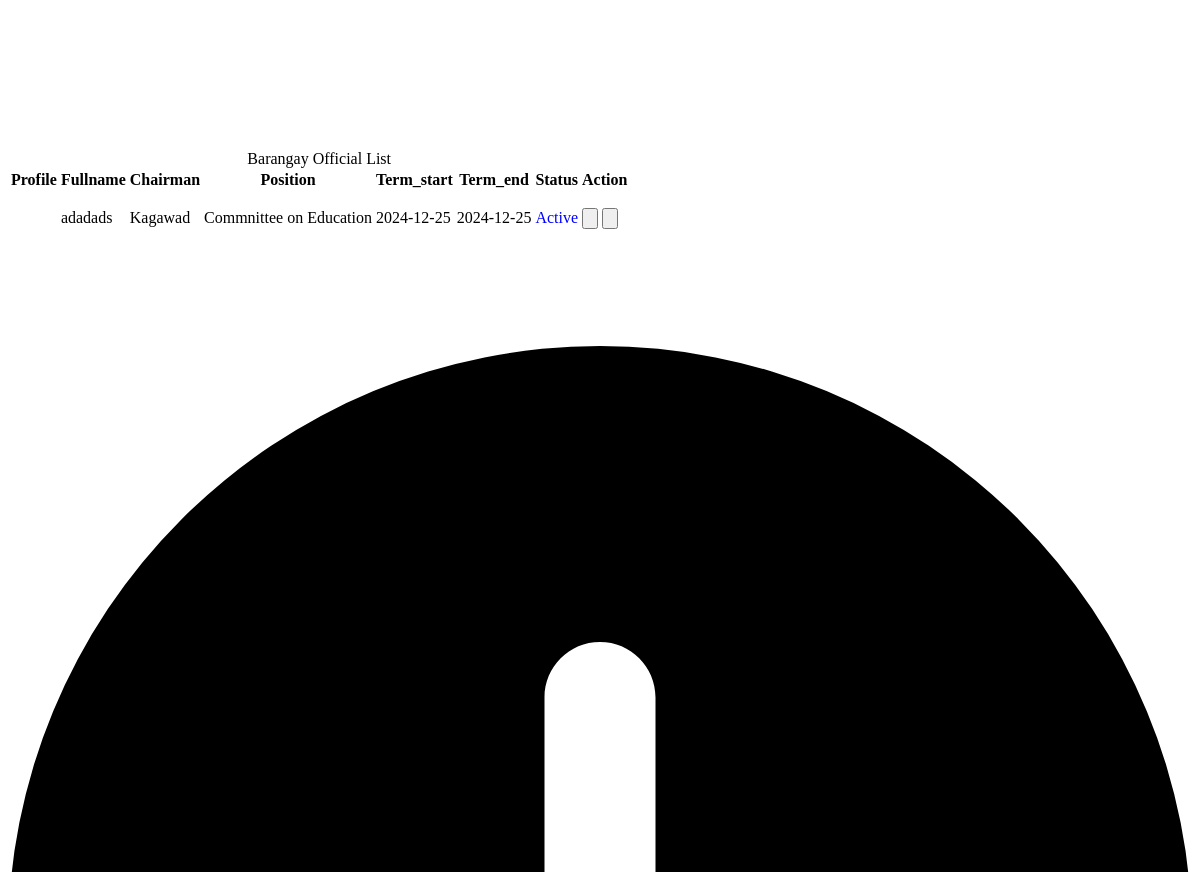
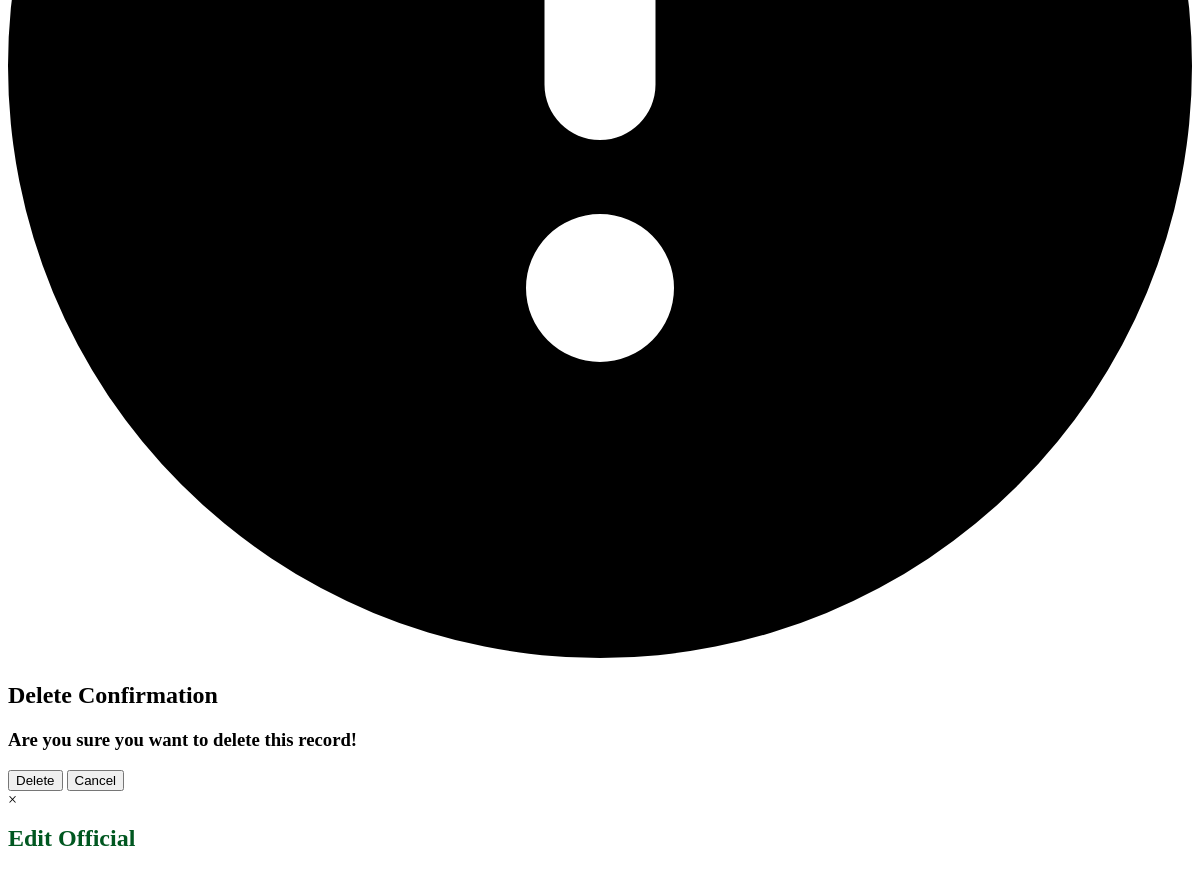
The app's page /administrator/admin_panel/brgy_official_folder/livesearch.php (upper part), older data (2 pictures, top to bottom).
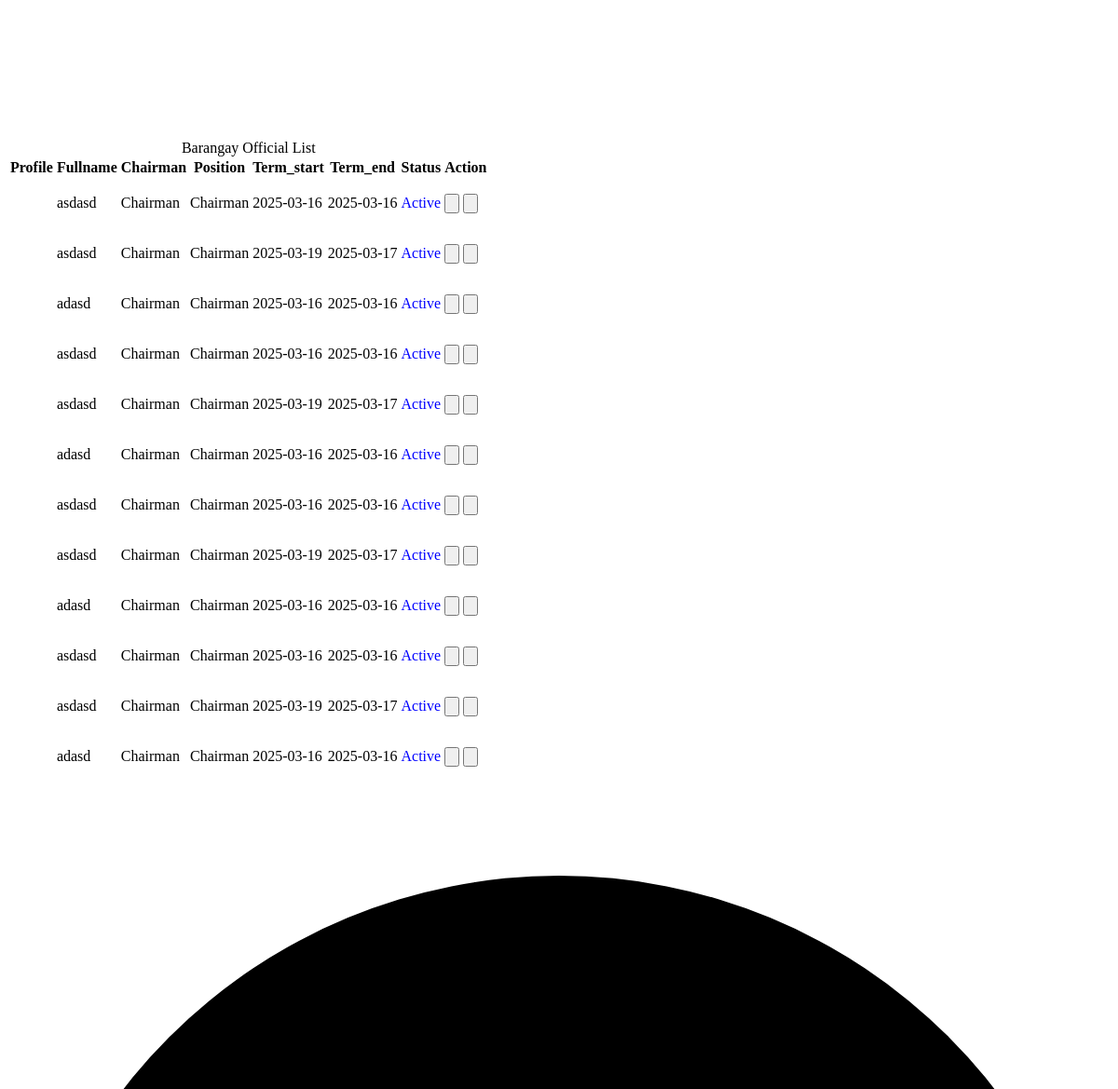
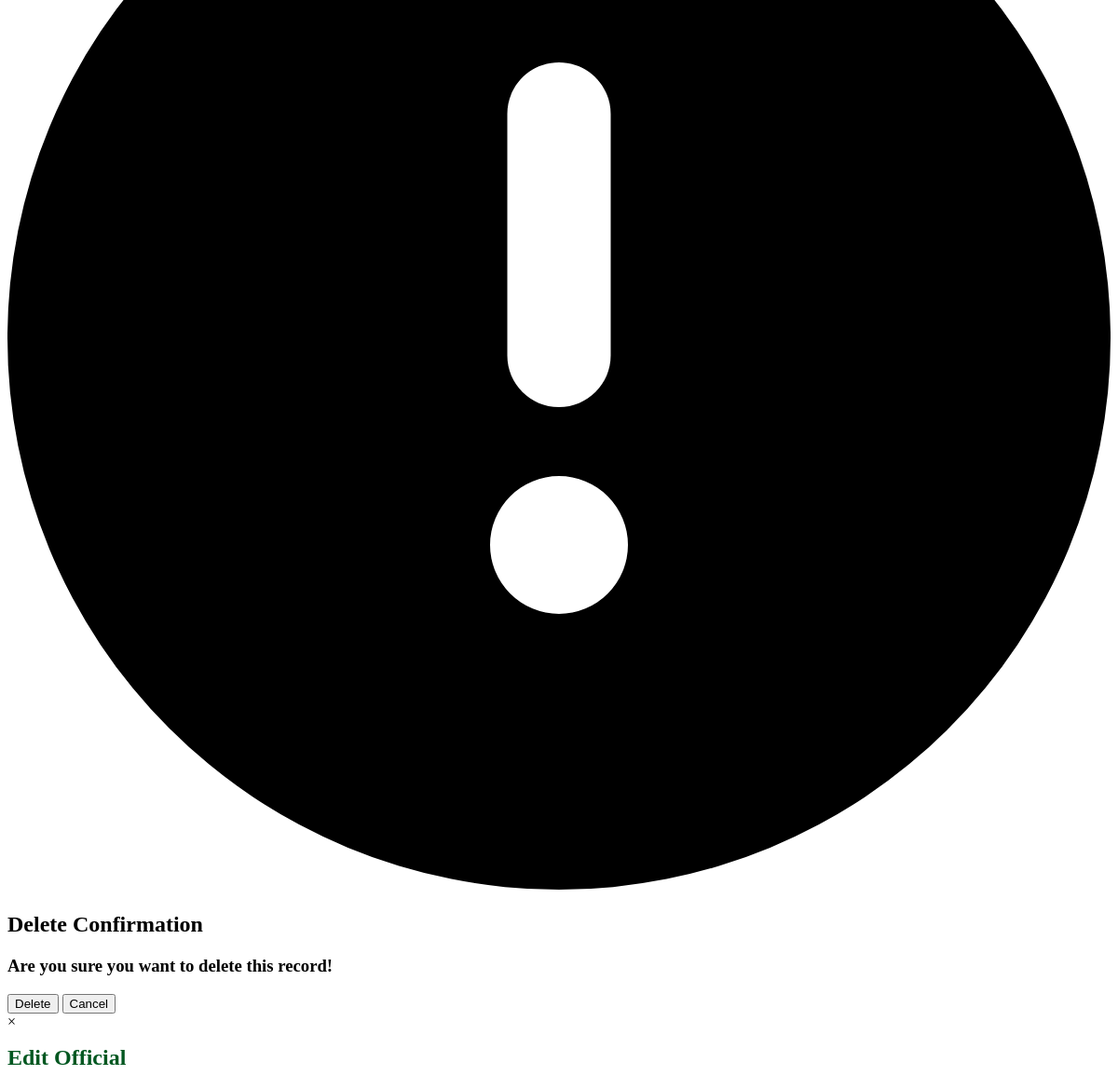
The same page, newer data (2 pictures, top to bottom).
### tables this page shows
CREATE TABLE `barangay_official` (
  `id` int(11) NOT NULL,
  `fullname` varchar(200) NOT NULL,
  `chairmanship` varchar(200) NOT NULL,
  `position` varchar(200) NOT NULL,
  `term_start` date NOT NULL,
  `term_end` date NOT NULL,
  `status` int(11) NOT NULL,
  `photo` varchar(200) NOT NULL
);

### administrator/admin_panel/brgy_official_folder/livesearch.php (the view, shortened to what this page needs)
<!DOCTYPE html>
<html lang="en">
<head>
</head>
<body>
<?php
require("../../../database/conn_db.php");
$input = $_POST['input'];
$sql =  "SELECT * FROM barangay_official WHERE fullname LIKE '{$input}%' OR id LIKE '{$input}%' OR id LIKE '{$input}%' OR chairmanship LIKE '{$input}%' OR position LIKE '{$input}%' OR term_start LIKE '{$input}%' OR term_end LIKE '{$input}%'";
$result = $conn->query($sql);
if ($result->num_rows > 0) {
?>
<table>
    <caption>Barangay Official List</caption>
    <tr>
        <th>Profile</th>
        <th>Fullname</th>
        <th>Chairman</th>
        <th>Position</th>
        <th>Term_start</th>
        <th>Term_end</th>
        <th>Status</th>
        <th>Action</th>
    </tr>
    <?php
    while ($row = $result->fetch_assoc()) {
        $id = $row['id'];
        $fullname = $row["fullname"];
        $chairman = $row["chairmanship"];
        $position = $row["position"];
        $term_start = $row["term_start"];
        $term_end = $row["term_end"];
        $status = $row["status"];
        $image = $row["photo"];
        ?>
        <tr class="table_hover">
        <td class = "img"><img src="../../asset/image/official/<?php echo $image?>" alt="" width = "500"  /></td>
            <td><?php echo $fullname; ?></td>
            <td><?php echo $chairman; ?></td>
            <td><?php echo $position; ?></td>
            <td><?php echo $term_start; ?></td>
            <td><?php echo $term_end; ?></td>
            <td>
                <?php echo $status == 1 ? "<p style='color:blue;'>Active</p>" : "<p style='color:red;'>Inactive</p>"; ?>
            </td>
            <td>
                <div id="form_up_del_official">
                    <button id="update_official_btn" class="update_btns" data-id="<?php echo $id; ?>"></button>
                    <button id="delete_official_btn" class="delete_btn_officials" data-id="<?php echo $id; ?>"></button>
                </div>
            </td>
        </tr>
        <?php
    }
    ?>
</table>
    <div style = "padding-bottom:100px;"></div>
    <?php
}
?>
                     <div id = "delete-modals" class = "delete-modal">
                        <div class = "delete-modal-content">
                            <span></span>
                            <h2>Delete Confirmation</h2>
                            <h3>Are you sure you want to delete this record!</h3>
                            <div class = "div-delete">
                            <button id = "confirm-deletes" class = "btn-delete">Delete</button>
                            <button id = "cancel-deletes" class = "btn-delete">Cancel</button>
                            </div>
                        </div>
                     </div>
                    <div id = "edit-modals" class = "edit-modal">
                            <div class = "edit-modal-content">
                            <span onclick="this.parentElement.parentElement.style.display='none';" class = "update-close-btn">&times;</span>
                                <?php include("update_temp.php");?>
                            </div>
                       </div>
        </body>
        </html>

### administrator/admin_panel/brgy_official_folder/update_temp.php (shortened to what this page needs)
<!DOCTYPE html>
    <html lang='en'>
    <head>
    </head>
    <body>
        <h1 class = "h1_div">Edit Official</h1>
         <form id="edit-form" class = "form" enctype = "multipart/form-data" method = "POST" action = "/BIS/administrator/admin_panel/brgy_official_folder/update.php">
         <label for="">Insert Photo</label><br>
         <input type="file" name = "image" value = "" accept = ".jpg, .jpeg, .png" id = "images"><br>
        <label>Fullname</label><br>
        <input type = 'text' name = 'fullname' id = "fullname" placeholder = "Ex. Juan Dela Cruz" required><br>
         <label>Chairmanship</label><br>
        <br>
        <label>Position</label><br>
        <br>
         <label>Term Start</label><br>
        <input type = 'date' name = 'date_start' min = '2020-12-31' max = '2040-12-31' id = "term_start"><br>
         <label>Term End</label><br>
        <input type = 'date' name = 'date_end' min = '2020-12-31' max = '2040-12-31'id = "term_end"><br>
         <label>Status</label><br>
        <br>
        </form>
    </body>
    </html>

### administrator/admin_panel/brgy_official_folder/update_temp.php (style rules this page uses)
.form { color:#005720; padding:10px; font-family:"sub_text"; }
.h1_div { color:#005720; padding-bottom:0px; font-size:1.5rem; font-family:"sub_text"; }

Row changes from the older to the newer data that the page shows:
removed barangay_official: fullname "adadads", chairmanship "Kagawad", position "Commnittee on Education", term_start "2024-12-25", term_end "2024-12-25", status "Active"
added barangay_official: fullname "asdasd", chairmanship "Chairman", position "Chairman", term_start "2025-03-16", term_end "2025-03-16", status "Active"
added barangay_official: fullname "asdasd", chairmanship "Chairman", position "Chairman", term_start "2025-03-19", term_end "2025-03-17", status "Active"
added barangay_official: fullname "adasd", chairmanship "Chairman", position "Chairman", term_start "2025-03-16", term_end "2025-03-16", status "Active"
added barangay_official: fullname "asdasd", chairmanship "Chairman", position "Chairman", term_start "2025-03-16", term_end "2025-03-16", status "Active"
added barangay_official: fullname "asdasd", chairmanship "Chairman", position "Chairman", term_start "2025-03-19", term_end "2025-03-17", status "Active"
added barangay_official: fullname "adasd", chairmanship "Chairman", position "Chairman", term_start "2025-03-16", term_end "2025-03-16", status "Active"
added barangay_official: fullname "asdasd", chairmanship "Chairman", position "Chairman", term_start "2025-03-16", term_end "2025-03-16", status "Active"
added barangay_official: fullname "asdasd", chairmanship "Chairman", position "Chairman", term_start "2025-03-19", term_end "2025-03-17", status "Active"
added barangay_official: fullname "adasd", chairmanship "Chairman", position "Chairman", term_start "2025-03-16", term_end "2025-03-16", status "Active"
added barangay_official: fullname "asdasd", chairmanship "Chairman", position "Chairman", term_start "2025-03-16", term_end "2025-03-16", status "Active"
added barangay_official: fullname "asdasd", chairmanship "Chairman", position "Chairman", term_start "2025-03-19", term_end "2025-03-17", status "Active"
added barangay_official: fullname "adasd", chairmanship "Chairman", position "Chairman", term_start "2025-03-16", term_end "2025-03-16", status "Active"
